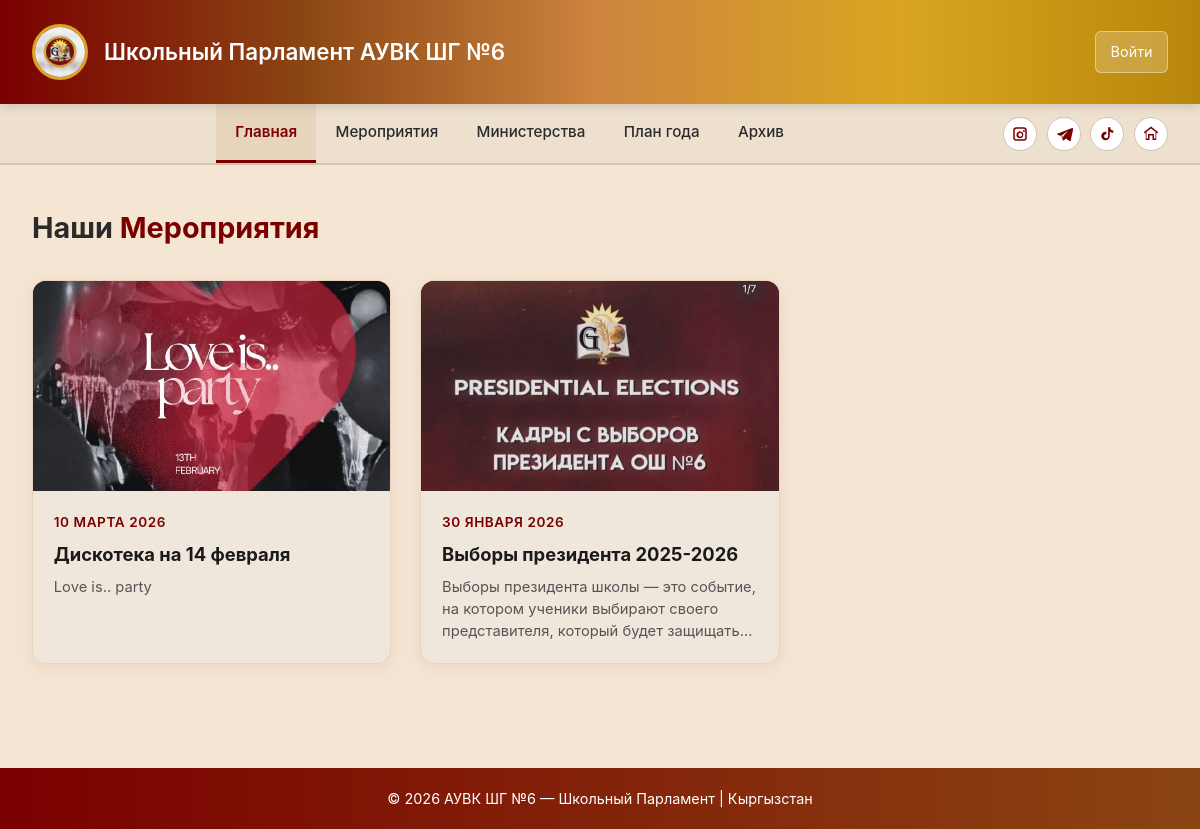
Page /events/ on the earlier database version.
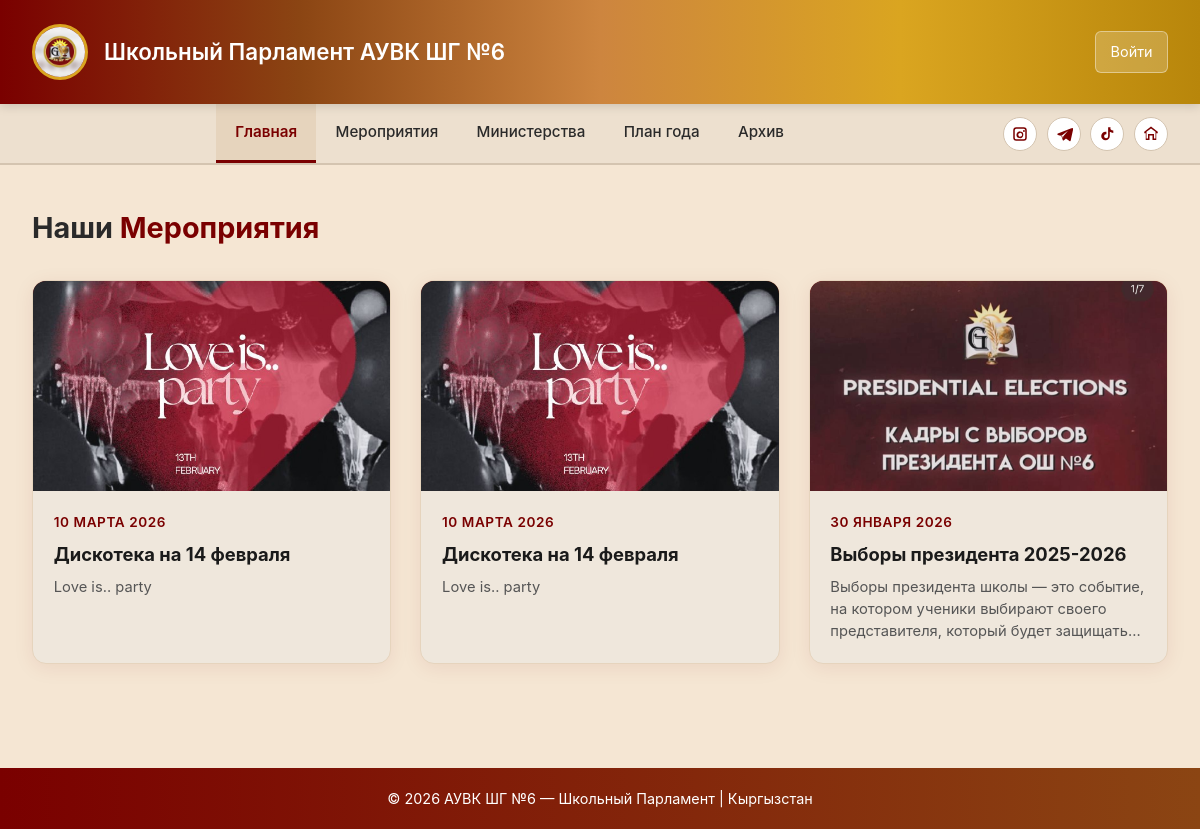
Same page on the later database version.
### apps/events/models.py (models this page shows, shortened)
class EventBase(models.Model):
    date = models.DateField(blank=True,null=True)
    name = models.CharField(max_length=50)
    description = models.TextField(blank=True,max_length=1000)
    created_at = models.DateTimeField(auto_now_add=True)
    class Meta:
        abstract = True

class Events(EventBase):
    image = models.ImageField(upload_to='images',blank=False,null=True)
    class Meta:
        verbose_name = "Мероприятие"
        verbose_name_plural = "Мероприятия"
        ordering = ['-created_at']

### apps/events/views.py (the view)
# urls.py: path("", views.index, name="index"),
def index(request):
    events = Events.objects.all()[:6]
    return render(request, "index.html", {"events": events})

### templates/index.html (shortened to what this page needs)
{% extends "base_parlament.html" %}
{% load static %}
{% block content %}
<section>
    <h2 class="section-title">Наши <span>Мероприятия</span></h2>
    <div class="events-grid">
        {% for event in events %}
        <div class="event-card" onclick="location.href='{% url 'event_detail_public' event.id %}'">
            <div class="event-image">
                {% if event.image %}
                    <img src="{{ event.image.url }}" alt="{{ event.name }}">
                {% else %}
                    📅
                {% endif %}
            </div>
            <div class="event-content">
                <div class="event-date">
                    {% if event.date %}{{ event.date|date:"d E Y" }}{% else %}Дата уточняется{% endif %}
                </div>
                <h3 class="event-title">{{ event.name }}</h3>
                <p class="event-description">{{ event.description }}</p>
            </div>
        </div>
        {% empty %}
        <p style="color:#666; grid-column: 1/-1;">Мероприятий пока нет.</p>
        {% endfor %}
    </div>
</section>
{% endblock %}

### templates/base_parlament.html (shortened to what this page needs)
{% load static %}
<!DOCTYPE html>
<html lang="ru">
<head>
</head>
<body>
<header>
    <div class="wrap header-line">
        <div class="logo-section">
            <div class="logo"><img src="{% static 'logo.jpg' %}" alt="АУВК ШГ №6"></div>
            <h1>Школьный Парламент АУВК ШГ №6</h1>
        </div>
        <div class="auth">
            {% if request.user.is_authenticated %}
                <span>{{ request.user.username }}</span>
                <a class="btn secondary" href="{% url 'logout' %}">Выйти</a>
            {% else %}
                <a class="btn secondary" href="{% url 'login' %}">Войти</a>
            {% endif %}
        </div>
    </div>
</header>
<nav>
    <div class="wrap">
        <div class="nav-line">
            <ul class="nav-menu">
                <li><a href="{% url 'index' %}" {% if request.resolver_match.url_name == 'index' %}class="active"{% endif %}>Главная</a></li>
                <li><a href="{% url 'events_list_public' %}" {% if request.resolver_match.url_name == 'events_list_public' %}class="active"{% endif %}>Мероприятия</a></li>
                <li><a href="{% url 'ministries_list' %}" {% if request.resolver_match.url_name == 'ministries_list' %}class="active"{% endif %}>Министерства</a></li>
                <li><a href="{% url 'year_plan' %}" {% if request.resolver_match.url_name == 'year_plan' %}class="active"{% endif %}>План года</a></li>
                <li><a href="{% url 'archive_list' %}" {% if request.resolver_match.url_name == 'archive_list' %}class="active"{% endif %}>Архив</a></li>
            </ul>
            <div class="social-links">
                <a href="https://instagram.com/" target="_blank" rel="noopener noreferrer" aria-label="Instagram" title="Instagram">
                </a>
                <a href="https://t.me/" target="_blank" rel="noopener noreferrer" aria-label="Telegram" title="Telegram">
                    <svg viewBox="0 0 24 24"><path d="M21.8 4.3L3.8 11.3a1 1 0 0 0 .1 1.9l4.6 1.4 1.8 5.4a1 1 0 0 0 1.6.4l2.7-2.5 4.7 3.5a1 1 0 0 0 1.6-.6l3.2-14.5a1 1 0 0 0-1.3-1.9zM9.1 13.9l8.2-6.1-6.4 7.4-.2 2.9-1.2-3.4-2.7-.8z"/></svg>
                </a>
                <a href="https://www.tiktok.com/" target="_blank" rel="noopener noreferrer" aria-label="TikTok" title="TikTok">
                    <svg viewBox="0 0 24 24"><path d="M16.7 5.7c1 1 2.3 1.6 3.7 1.7v3.1c-1.7 0-3.3-.5-4.7-1.5v5.7a5.7 5.7 0 1 1-5.7-5.7c.4 0 .8 0 1.2.1v3.2a2.7 2.7 0 1 0 2.3 2.7V3h3.2a5.1 5.1 0 0 0 0 2.7z"/></svg>
                </a>
                <a href="https://example.com/" target="_blank" rel="noopener noreferrer" aria-label="Сайт школы" title="Сайт школы">
                    <svg viewBox="0 0 24 24"><path d="M12 2l9 7v2h-2v9h-5v-6H10v6H5v-9H3V9l9-7zm0 2.6L6 9v9h2v-6h8v6h2V9l-6-4.4z"/></svg>
                </a>
            </div>
        </div>
    </div>
</nav>
<main class="main">
    <div class="wrap">
        {% block content %}{% endblock %}
    </div>
</main>
<footer>
    <p>&copy; 2026 АУВК ШГ №6 — Школьный Парламент | Кыргызстан</p>
</footer>
</body>
</html>

### templates/base_parlament.html (style rules this page uses)
* { margin: 0; padding: 0; box-sizing: border-box; }
body { font-family: -apple-system, BlinkMacSystemFont, 'Segoe UI', Roboto, Arial, sans-serif; background: #f5e6d3; color: #2a2a2a; line-height: 1.6; }
header { background: linear-gradient(90deg, #7A0000 0%, #8B4513 25%, #CD853F 50%, #DAA520 75%, #B8860B 100%); color: white; padding: 1.5rem 0; box-shadow: 0 2px 10px rgba(0,0,0,0.15); position: sticky; top: 0; z-index: 100; }
.wrap { max-width: 1200px; margin: 0 auto; padding: 0 2rem; }
.header-line { display: flex; align-items: center; justify-content: space-between; gap: 1rem; }
.logo-section { display: flex; align-items: center; gap: 1rem; }
.logo { width: 56px; height: 56px; border-radius: 50%; overflow: hidden; border: 3px solid #DAA520; flex-shrink: 0; }
.logo img { width: 100%; height: 100%; object-fit: cover; }
.logo-section h1 { font-size: 1.4rem; font-weight: 600; }
.auth { display: flex; gap: .6rem; align-items: center; }
.btn { display: inline-block; padding: .5rem .9rem; border: none; border-radius: 6px; background: #7A0000; color: white; text-decoration: none; cursor: pointer; font-size: .9rem; transition: background .2s; }
.btn.secondary { background: rgba(255,255,255,0.2); border: 1px solid rgba(255,255,255,0.4); }
nav { background: #ede0cf; border-bottom: 2px solid #d4c4b0; position: sticky; top: 88px; z-index: 99; }
.nav-line { display: flex; align-items: center; gap: 1rem; }
.nav-menu { flex: 1; display: flex; flex-wrap: wrap; list-style: none; justify-content: center; }
.nav-menu a { display: block; padding: 1rem 1.2rem; color: #2a2a2a; text-decoration: none; font-weight: 500; font-size: .95rem; border-bottom: 3px solid transparent; transition: all .25s; white-space: nowrap; }
.nav-menu a.active { color: #7A0000; border-bottom-color: #7A0000; background: #e6d4bd; font-weight: 600; }
.social-links { display: flex; gap: .6rem; align-items: center; flex-shrink: 0; }
.social-links a { display: inline-flex; align-items: center; justify-content: center; width: 34px; height: 34px; border-radius: 50%; background: #fff; color: #7A0000; border: 1px solid #d4c4b0; transition: transform .2s, box-shadow .2s; }
.social-links svg { width: 18px; height: 18px; fill: currentColor; }
.main { padding: 2.5rem 0 3.5rem; }
h2, h3 { margin-bottom: .6rem; }
footer { background: linear-gradient(90deg, #7A0000 0%, #8B4513 100%); color: white; text-align: center; padding: 1.2rem; font-size: .9rem; }

### templates/index.html (style rules this page uses)
.section-title { font-size: 1.8rem; color: #2a2a2a; margin-bottom: 1.8rem; font-weight: 700; }
.section-title span { color: #7A0000; }
.events-grid { display: grid; grid-template-columns: repeat(auto-fill, minmax(300px, 1fr)); gap: 1.8rem; margin-bottom: 3rem; }
.event-card { background: #efe7dc; border-radius: 14px; overflow: hidden; box-shadow: 0 4px 20px rgba(122,0,0,0.08); border: 1px solid #e6d4bd; transition: transform .3s, box-shadow .3s; cursor: pointer; }
.event-image { width: 100%; height: 210px; background: linear-gradient(135deg, #7A0000 0%, #a84000 100%); display: flex; align-items: center; justify-content: center; color: white; font-size: 3rem; position: relative; overflow: hidden; }
.event-image img { position: absolute; inset: 0; width: 100%; height: 100%; object-fit: cover; z-index: 1; }
.event-content { padding: 1.3rem; }
.event-date { color: #7A0000; font-size: .85rem; font-weight: 600; margin-bottom: .4rem; text-transform: uppercase; letter-spacing: .04em; }
.event-title { font-size: 1.15rem; font-weight: 700; margin-bottom: .4rem; color: #1a1a1a; }
.event-description { color: #555; font-size: .92rem; line-height: 1.5; display: -webkit-box; -webkit-line-clamp: 3; -webkit-box-orient: vertical; overflow: hidden; }

Differences in the rows shown:
added Events: image (picture), date "10 МАРТА 2026", name "Дискотека на 14 февраля", description "Love is.. party"
